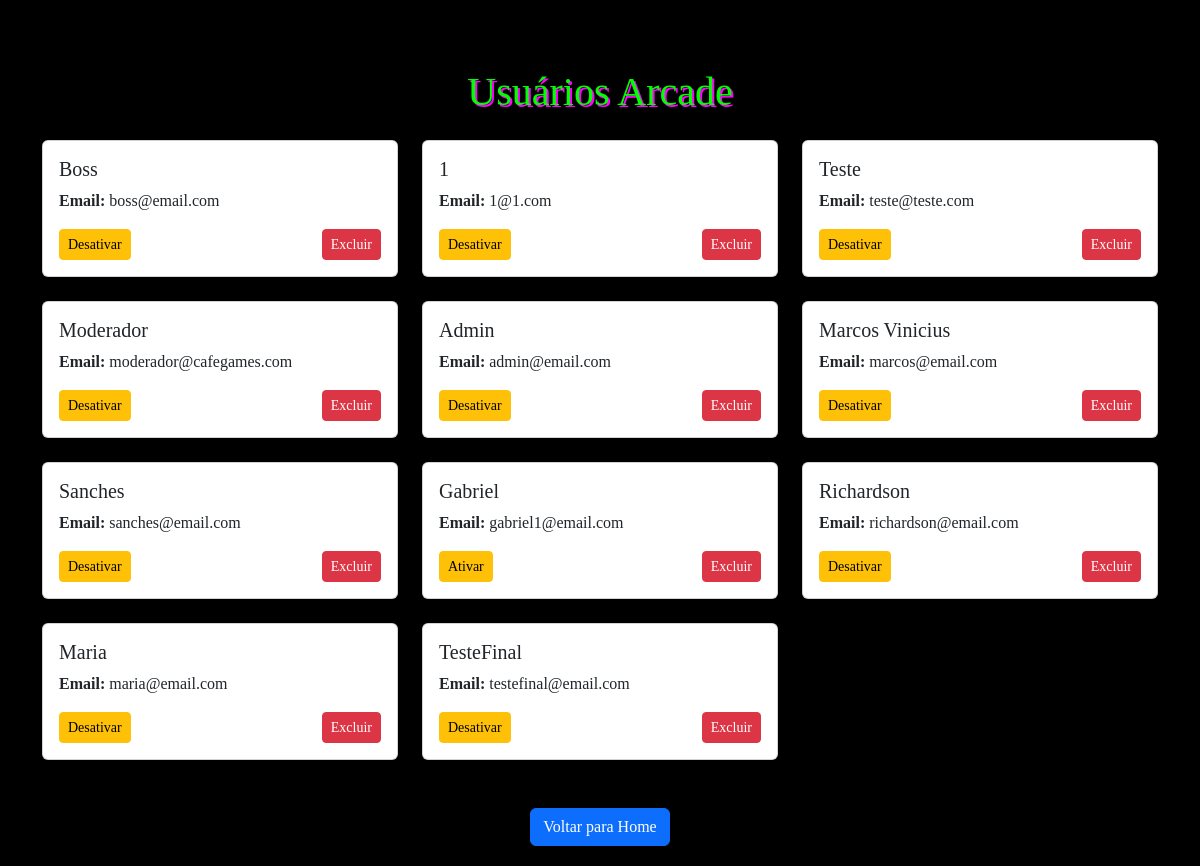
The app's page /boss (signed in) with its own data.
### tables this page shows
CREATE TABLE "Usuario" (
	"IdUsuario" INTEGER NOT NULL, 
	"Email" VARCHAR(200) NOT NULL, 
	"Senha" VARCHAR(200) NOT NULL, 
	"IdUsuarioPermissao" INTEGER NOT NULL, 
	"Nome" VARCHAR(200) NOT NULL, 
	"Nick" VARCHAR(200), 
	"Descricao" TEXT, 
	"Telefone" VARCHAR(20), 
	"CaminhoFoto" VARCHAR(200), 
	"DataCadastro" TIMESTAMP DEFAULT (CURRENT_TIMESTAMP) NOT NULL, 
	"DataNascimento" TIMESTAMP, 
	"DataUltimoLogin" TIMESTAMP, 
	"Ativo" INTEGER DEFAULT '1' NOT NULL, 
	"Excluido" INTEGER DEFAULT '0' NOT NULL, 
	PRIMARY KEY ("IdUsuario"), 
	FOREIGN KEY("IdUsuarioPermissao") REFERENCES "UsuarioPermissao" ("IdUsuarioPermissao")
);

### routes/private_routes.py (the view)
@router.get("/boss")
async def get_boss(request: Request):
    lista_usuarios = obter_lista_usuarios()
    return templates.TemplateResponse(
        "boss.html",
        {
            "request": request,
            "lista_usuarios": lista_usuarios
        }
    )

### templates/boss.html (shortened to what this page needs)
<!DOCTYPE html>
<html lang="pt-br">
<head>
  <link href="https://cdn.jsdelivr.net/npm/bootstrap@5.3.0/dist/css/bootstrap.min.css" rel="stylesheet" />
  <link rel="stylesheet" href="./static/css/admin/style.css">
</head>
<body>
<div class="container my-5">
    <h1 class="text-center mb-4">Usuários Arcade</h1>
    <div class="row row-cols-1 row-cols-md-2 row-cols-lg-3 g-4">
        {% for usuario in lista_usuarios %}
        <div class="col">
            <div class="card h-100">
                <div class="card-body">
                    <h5 class="card-title">{{ usuario.Nome }}</h5>
                    <p class="card-text"><strong>Email:</strong> {{ usuario.Email }}</p>
                    <div class="d-flex justify-content-between">
                        <button class="btn btn-warning btn-sm"
                                data-id="{{ usuario.IdUsuario }}"
                                data-ativo="{{ 'true' if usuario.Ativo == 1 else 'false' }}"
                                onclick="toggleAtivo({{ usuario.IdUsuario }}, this)">
                            {{ 'Desativar' if usuario.Ativo else 'Ativar' }}
                        </button>
                        <button class="btn btn-danger btn-sm"
                                data-id="{{ usuario.IdUsuario }}"
                                data-nome="{{ usuario.Nome }}"
                                onclick="confirmarExclusao({{ usuario.IdUsuario }}, '{{ usuario.Nome }}')">
                            Excluir
                        </button>
                    </div>
                </div>
            </div>
        </div>
        {% endfor %}
    </div>
</div>
<div class="text-center mt-4">
    <a href="/"><button type="button" class="btn btn-primary">Voltar para Home</button></a>
</div>
</body>
</html>

### static/css/admin/style.css (style rules this page uses)
body { font-family: 'Press Start 2P', cursive; background-color: #000; color: #968b8b; margin: 0; padding: 20px; min-height: 100vh; background-size: 30px 30px; background-position: 0 0, 15px 15px; }
h1 { text-align: center; color: #00ff00; text-shadow: 2px 2px #ff00ff; margin-bottom: 30px; }

### records on screen
Usuario: Nome "Boss", Email "boss@email.com", Ativo "Desativar"
Usuario: Nome "1", Email "1@1.com", Ativo "Desativar"
Usuario: Nome "Teste", Email "teste@teste.com", Ativo "Desativar"
Usuario: Nome "Moderador", Email "moderador@cafegames.com", Ativo "Desativar"
Usuario: Nome "Admin", Email "admin@email.com", Ativo "Desativar"
Usuario: Nome "Marcos Vinicius", Email "marcos@email.com", Ativo "Desativar"
Usuario: Nome "Sanches", Email "sanches@email.com", Ativo "Desativar"
Usuario: Nome "Gabriel", Email "gabriel1@email.com", Ativo "Ativar"
Usuario: Nome "Richardson", Email "richardson@email.com", Ativo "Desativar"
Usuario: Nome "Maria", Email "maria@email.com", Ativo "Desativar"
Usuario: Nome "TesteFinal", Email "testefinal@email.com", Ativo "Desativar"
